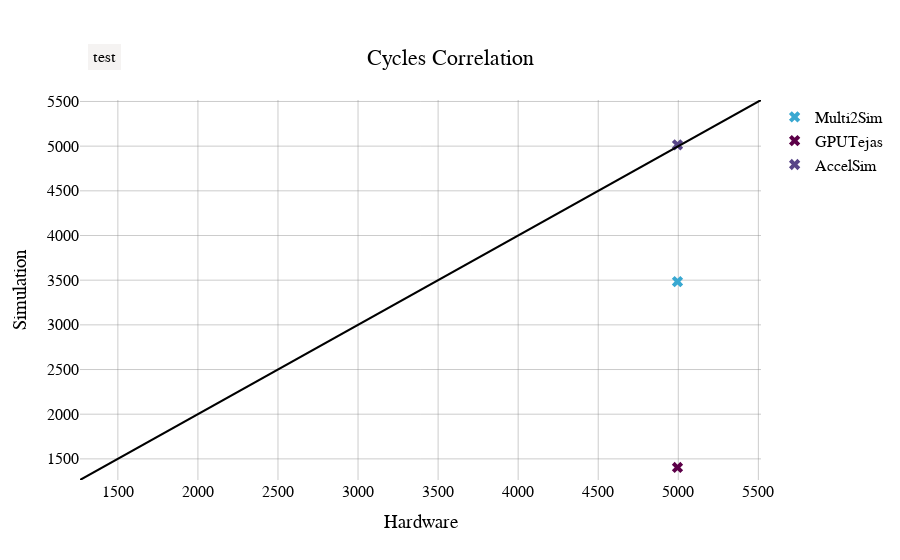
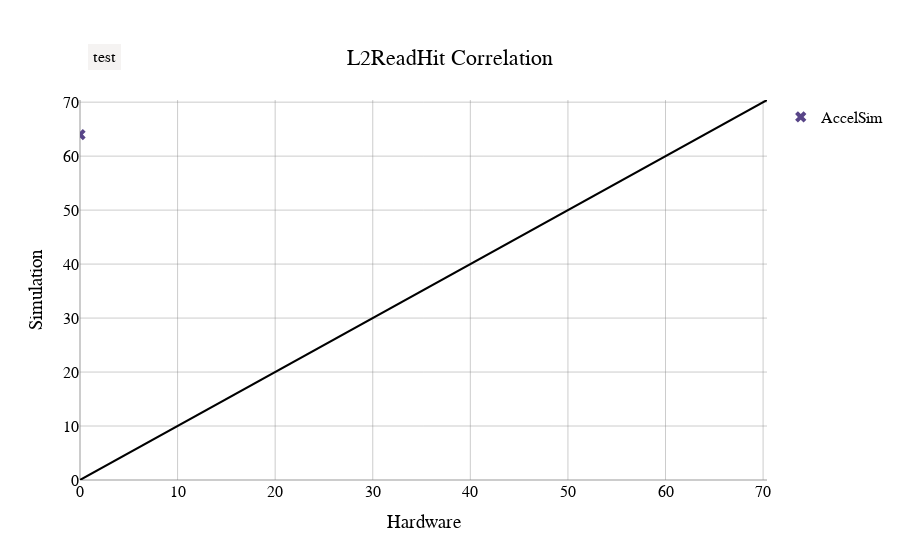
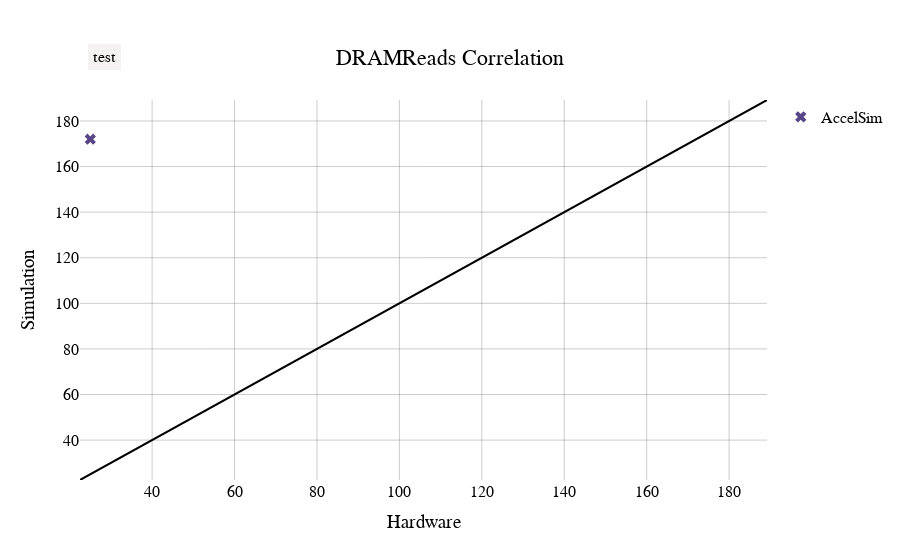
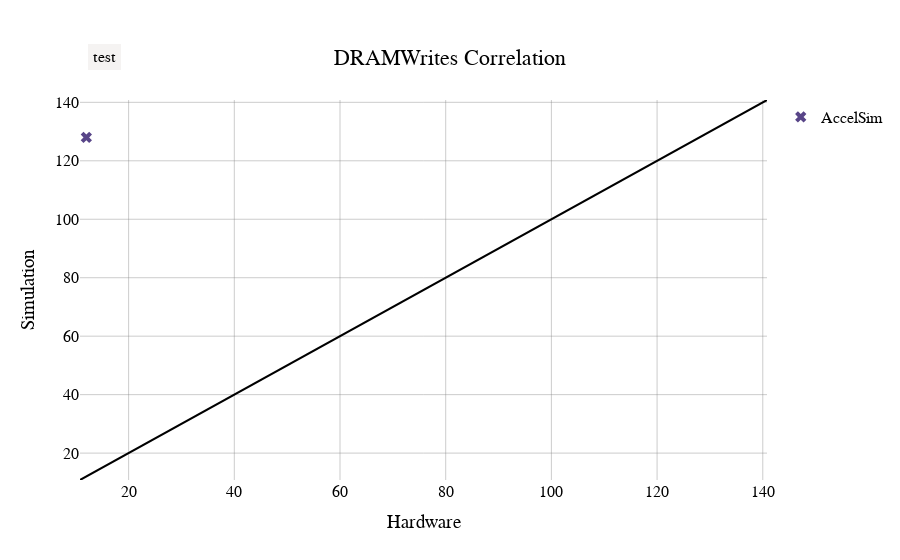

Here is the notebook cell these charts were saved with, in order:
### Code cell
# plot type 3: scatter: cycles
# multiple benchmark (multiple inputs), single config
# using different colors for simulators and markers for benchmarks?

for metric_name, metric in metrics.items():
    metric_df = metric.compute()
    # hw_array = []
    # sim_array = []
    
    # max_axis_val = None
    # np.iinfo(np.int64).max
    # min_axis_val = None
    all_values = np.array([])

    traces = []
    for sim in metric_df.index:
        if sim == "Hardware":
            continue

        
        hw_array = metric_df.loc["Hardware"]
        sim_array = metric_df.loc[sim]
        # total_array = pd.concat([hw_array, sim_array])
        # total_array_max = total_array.max()
        # total_array_min = total_array.min()
        all_values = np.append(all_values, hw_array)
        all_values = np.append(all_values, sim_array)
        
        # if max_axis_val is None:
        #     max_axis_val = total_array_max
        # if 
        # max_axis_val = np.max(
        
        # max_axis_val
        # print(hw_array.to_numpy(), sim_array.to_numpy())

        if False:
            correl_co = np.corrcoef(hw_array.to_numpy(), sim_array.to_numpy())
            # [0][1]
            errs = sim_array - hw_array

            print("correl co", correl_co)
            print("errs", errs.mean())

        traces.append(go.Scatter(
            x = hw_array,
            y = sim_array,
            # x = cycle_df.loc["Hardware"],
            # y = cycle_df.loc[sim],
            hovertext = benchmark.name,
            # hover_data=['lifeExp', 'gdpPercap'],
            # x = cycle_df.index, # [benchmark.name], # cycle_df.index,
            # y = cycle_df["Cycles"], # .loc[sim].astype(int),
            mode = 'markers',
            marker = dict(
                size = 10,
                color = sim_color[sim],
                symbol = "x",
            ),
            # color = "red",
            # text=label_array,
            # error_x=dict(
            #    type='data',
            #    symmetric=False,
            #    array=hw_error,
            #    arrayminus=hw_error_min,
            #    visible=True
            #),
            name=sim,
        ))

    print(all_values)
    min_axis_val = np.min(all_values)
    max_axis_val = np.max(all_values)
    x_range = [min_axis_val * 0.9 ,max_axis_val*1.1]
    gridcolor = "rgba(128,128,128,.4)"
    # not used for now
    legend=dict(
        x=-.2,
        y=1.2,
        traceorder='normal',
        font=dict(
            family='Helvetica',
            size=20,
            color="black"
        ),
        bgcolor='#E2E2E2',
        bordercolor='#FFFFFF',
        borderwidth=2
    ),
    layout = go.Layout(
        title=dict(
            text=f"{metric_name} Correlation",
            x=0.5,
            xanchor="center",
            yanchor="top",
        ),
        font_family="Helvetica",
        font_color="black",
        font_size=16,
        xaxis=dict(
            title="Hardware",
            gridcolor=gridcolor,
            zerolinecolor=gridcolor,
            # type="log",
            range=x_range,
        ),
        yaxis=dict(
            title="Simulation",
            gridcolor=gridcolor,
            zerolinecolor=gridcolor,
            # type="log",
            range=x_range,
        ),
        annotations=[
            make_annotation("test", 0.01, 1.15),
        ],
        plot_bgcolor="white",
    )

    # todo: show confidence interval for the hardware measurements
    # maxe,mine = eval(correl.hw_error)
    # hw_error.append(maxe)
    # hw_error_min.append(mine)

    if False:
        # todo: update the axis values
        if hw_array[-1] > max_axis_val:
            max_axis_val = hw_array[-1]
        if sim_array[-1] > max_axis_val:
            max_axis_val = sim_array[-1]

        if hw_array[-1] < min_axis_val:
            min_axis_val = hw_array[-1]
        if sim_array[-1] < min_axis_val:
            min_axis_val = sim_array[-1]

    x_range = [layout.xaxis.range[0], layout.xaxis.range[1]]
    xyline = go.Scatter(
        x=x_range,
        y=x_range,
        showlegend=False,
        mode="lines",
        line=dict(
            # color='rgba(255,0,0,.7)',
            color="black",
        ),
    )


    traces.append(xyline)
    #xyline.line.color = 'rgba(255,0,0,.7)'
    #kernel_data.append(xyline)

    fig = go.Figure(data=traces, layout=layout)
    fig.show()
    fig.write_image(f"./figs/scatter_{metric_name}.pdf", format='pdf')

### Figure 1 — Plotly figure (JSON) as saved in the notebook; plotly's stock layout.template omitted (floating-point values rounded to 4 significant figures)
{"data": [{"hovertext": "matrixMul-modified", "marker": {"color": "#39a8d1", "size": 10, "symbol": "x"}, "mode": "markers", "name": "Multi2Sim", "type": "scatter", "x": [4995], "y": [3484]}, {"hovertext": "matrixMul-modified", "marker": {"color": "#5c0048", "size": 10, "symbol": "x"}, "mode": "markers", "name": "GPUTejas", "type": "scatter", "x": [4995], "y": [1404]}, {"hovertext": "matrixMul-modified", "marker": {"color": "#584588", "size": 10, "symbol": "x"}, "mode": "markers", "name": "AccelSim", "type": "scatter", "x": [4995], "y": [5015]}, {"line": {"color": "black"}, "mode": "lines", "showlegend": false, "type": "scatter", "x": [1264.0, 5516.0], "y": [1264.0, 5516.0]}], "layout": {"annotations": [{"bgcolor": "#F5F3F2", "bordercolor": "#FFFFFF", "borderpad": 5, "borderwidth": 1, "showarrow": false, "text": "test", "x": 0.01, "xref": "paper", "y": 1.15, "yref": "paper"}], "autosize": true, "font": {"color": "black", "family": "Helvetica", "size": 16}, "plot_bgcolor": "white", "title": {"text": "Cycles Correlation", "x": 0.5, "xanchor": "center", "yanchor": "top"}, "xaxis": {"gridcolor": "rgba(128,128,128,.4)", "range": [1264.0, 5516.0], "title": {"text": "Hardware"}, "type": "linear", "zerolinecolor": "rgba(128,128,128,.4)"}, "yaxis": {"gridcolor": "rgba(128,128,128,.4)", "range": [1264.0, 5516.0], "title": {"text": "Simulation"}, "type": "linear", "zerolinecolor": "rgba(128,128,128,.4)"}}}

### Figure 2 — Plotly figure (JSON) as saved in the notebook; plotly's stock layout.template omitted (floating-point values rounded to 4 significant figures)
{"data": [{"hovertext": "matrixMul-modified", "marker": {"color": "#584588", "size": 10, "symbol": "x"}, "mode": "markers", "name": "AccelSim", "type": "scatter", "x": [0], "y": [64]}, {"line": {"color": "black"}, "mode": "lines", "showlegend": false, "type": "scatter", "x": [0, 70.4], "y": [0, 70.4]}], "layout": {"annotations": [{"bgcolor": "#F5F3F2", "bordercolor": "#FFFFFF", "borderpad": 5, "borderwidth": 1, "showarrow": false, "text": "test", "x": 0.01, "xref": "paper", "y": 1.15, "yref": "paper"}], "autosize": true, "font": {"color": "black", "family": "Helvetica", "size": 16}, "plot_bgcolor": "white", "title": {"text": "L2ReadHit Correlation", "x": 0.5, "xanchor": "center", "yanchor": "top"}, "xaxis": {"gridcolor": "rgba(128,128,128,.4)", "range": [0, 70.4], "title": {"text": "Hardware"}, "type": "linear", "zerolinecolor": "rgba(128,128,128,.4)"}, "yaxis": {"gridcolor": "rgba(128,128,128,.4)", "range": [0, 70.4], "title": {"text": "Simulation"}, "type": "linear", "zerolinecolor": "rgba(128,128,128,.4)"}}}

### Figure 3 — Plotly figure (JSON) as saved in the notebook; plotly's stock layout.template omitted (floating-point values rounded to 4 significant figures)
{"data": [{"hovertext": "matrixMul-modified", "marker": {"color": "#584588", "size": 10, "symbol": "x"}, "mode": "markers", "name": "AccelSim", "type": "scatter", "x": [25], "y": [172]}, {"line": {"color": "black"}, "mode": "lines", "showlegend": false, "type": "scatter", "x": [22.5, 189.2], "y": [22.5, 189.2]}], "layout": {"annotations": [{"bgcolor": "#F5F3F2", "bordercolor": "#FFFFFF", "borderpad": 5, "borderwidth": 1, "showarrow": false, "text": "test", "x": 0.01, "xref": "paper", "y": 1.15, "yref": "paper"}], "autosize": true, "font": {"color": "black", "family": "Helvetica", "size": 16}, "plot_bgcolor": "white", "title": {"text": "DRAMReads Correlation", "x": 0.5, "xanchor": "center", "yanchor": "top"}, "xaxis": {"gridcolor": "rgba(128,128,128,.4)", "range": [22.5, 189.2], "title": {"text": "Hardware"}, "type": "linear", "zerolinecolor": "rgba(128,128,128,.4)"}, "yaxis": {"gridcolor": "rgba(128,128,128,.4)", "range": [22.5, 189.2], "title": {"text": "Simulation"}, "type": "linear", "zerolinecolor": "rgba(128,128,128,.4)"}}}

### Figure 4 — Plotly figure (JSON) as saved in the notebook; plotly's stock layout.template omitted (floating-point values rounded to 4 significant figures)
{"data": [{"hovertext": "matrixMul-modified", "marker": {"color": "#584588", "size": 10, "symbol": "x"}, "mode": "markers", "name": "AccelSim", "type": "scatter", "x": [12], "y": [128]}, {"line": {"color": "black"}, "mode": "lines", "showlegend": false, "type": "scatter", "x": [10.8, 140.8], "y": [10.8, 140.8]}], "layout": {"annotations": [{"bgcolor": "#F5F3F2", "bordercolor": "#FFFFFF", "borderpad": 5, "borderwidth": 1, "showarrow": false, "text": "test", "x": 0.01, "xref": "paper", "y": 1.15, "yref": "paper"}], "autosize": true, "font": {"color": "black", "family": "Helvetica", "size": 16}, "plot_bgcolor": "white", "title": {"text": "DRAMWrites Correlation", "x": 0.5, "xanchor": "center", "yanchor": "top"}, "xaxis": {"gridcolor": "rgba(128,128,128,.4)", "range": [10.8, 140.8], "title": {"text": "Hardware"}, "type": "linear", "zerolinecolor": "rgba(128,128,128,.4)"}, "yaxis": {"gridcolor": "rgba(128,128,128,.4)", "range": [10.8, 140.8], "title": {"text": "Simulation"}, "type": "linear", "zerolinecolor": "rgba(128,128,128,.4)"}}}
